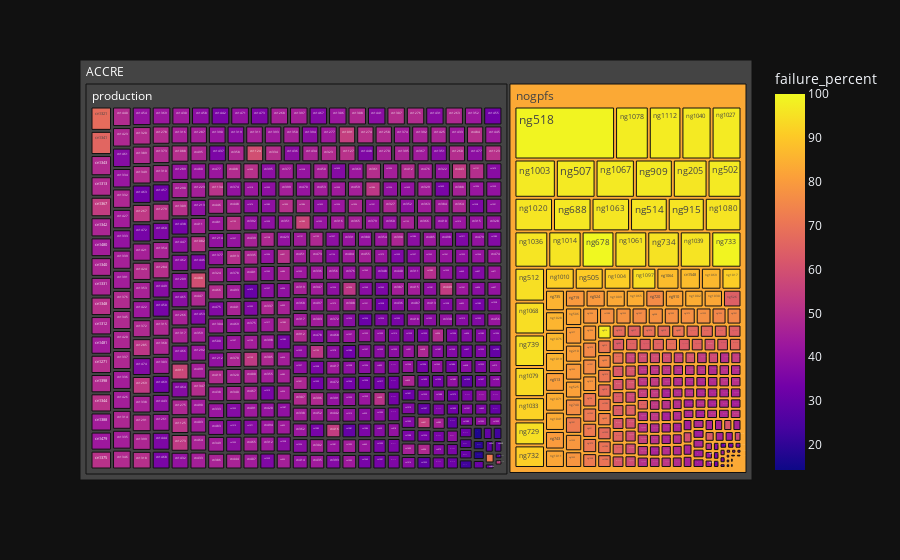

Here is the notebook cell this chart was saved with:
### Code cell
px.treemap(node_jobs_df_with_nodelist, 
           path=[
               px.Constant('ACCRE'), 
               'partition', 
               'node'
           ], 
           values='jobs', 
           color='failure_percent')

### Figure 1 — Plotly figure (JSON) as saved in the notebook; plotly's stock layout.template omitted (floating-point values rounded to 4 significant figures; data arrays with more than 128 entries replaced by an {"elided": "..."} marker saying what was removed)
{"data": [{"branchvalues": "total", "customdata": {"elided": "827x1 float values"}, "domain": {"x": [0, 1], "y": [0, 1]}, "hovertemplate": "labels=%{label}<br>jobs=%{value}<br>parent=%{parent}<br>id=%{id}<br>failure_percent=%{color}<extra></extra>", "ids": {"elided": "827 str values"}, "labels": {"elided": "827 str values"}, "marker": {"coloraxis": "coloraxis", "colors": {"elided": "827 float values"}}, "name": "", "parents": {"elided": "827 str values"}, "type": "treemap", "values": {"elided": "827 int values"}}], "layout": {"coloraxis": {"colorbar": {"title": {"text": "failure_percent"}}, "colorscale": [[0, "#0d0887"], [0.1111, "#46039f"], [0.2222, "#7201a8"], [0.3333, "#9c179e"], [0.4444, "#bd3786"], [0.5556, "#d8576b"], [0.6667, "#ed7953"], [0.7778, "#fb9f3a"], [0.8889, "#fdca26"], [1, "#f0f921"]]}, "legend": {"tracegroupgap": 0}, "margin": {"t": 60}}}
